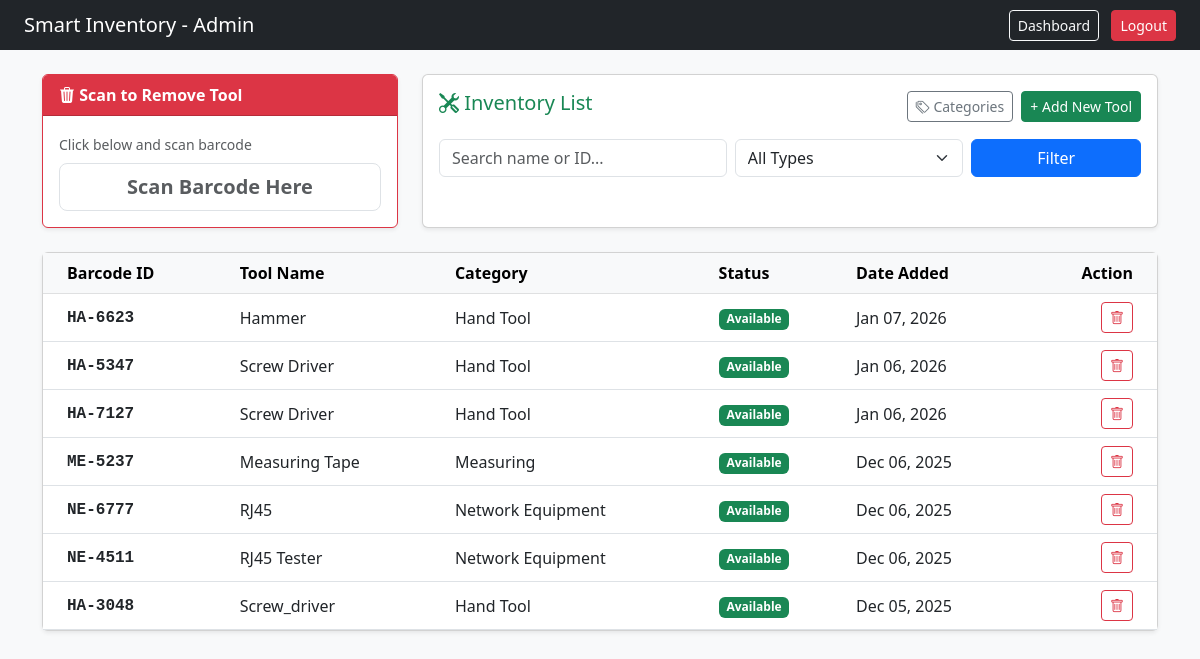
Page /inventory.php (signed in) on the earlier database version.
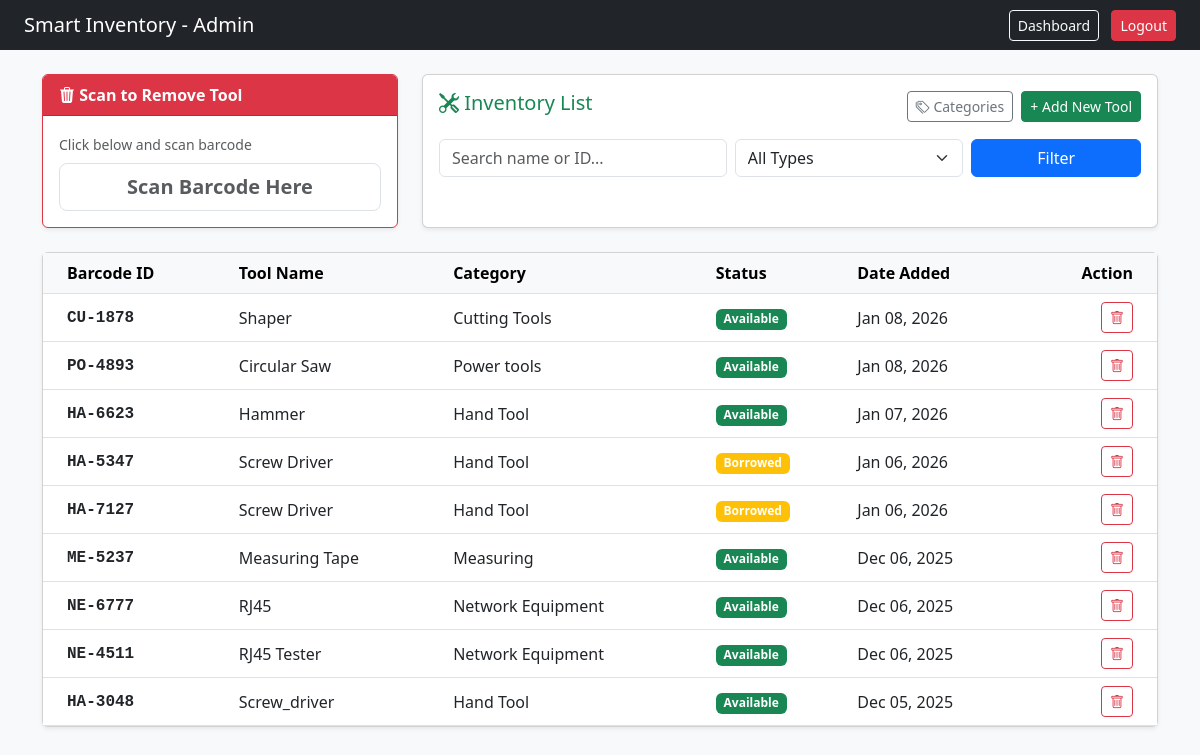
Same page on the later database version.
### tables this page shows
CREATE TABLE `tools` (
  `tool_id` int(11) NOT NULL,
  `barcode` varchar(50) NOT NULL,
  `tool_name` varchar(100) NOT NULL,
  `category` varchar(50) NOT NULL,
  `status` enum('Available','Borrowed','Maintenance','Lost') DEFAULT 'Available',
  `created_at` timestamp NOT NULL DEFAULT current_timestamp()
);

### inventory.php (the view, shortened to what the changed rows need)
<?php
include "db_conn.php";
$sql = "SELECT * FROM tools WHERE 1=1";
$sql .= " ORDER BY created_at DESC";
$result = mysqli_query($conn, $sql);
?>
<!DOCTYPE html>
<html>
<head>
    <link href="https://cdn.jsdelivr.net/npm/bootstrap@5.3.0/dist/css/bootstrap.min.css" rel="stylesheet">
    <link rel="stylesheet" href="https://cdn.jsdelivr.net/npm/bootstrap-icons@1.10.0/font/bootstrap-icons.css">
</head>
<body class="bg-light">
    <div class="container mt-4">
        <div class="card shadow-sm mt-4">
            <div class="card-body p-0">
                <div class="table-responsive">
                    <table class="table table-hover mb-0 align-middle">
                        <thead class="table-light">
                            <tr>
                                <th class="ps-4">Barcode ID</th>
                                <th>Tool Name</th>
                                <th>Category</th>
                                <th>Status</th>
                                <th>Date Added</th>
                                <th class="text-end pe-4">Action</th>
                            </tr>
                        </thead>
                        <tbody>
                            <?php
                            if (mysqli_num_rows($result) > 0) {
                                while ($row = mysqli_fetch_assoc($result)) {
                                    $status_color = 'success';
                                    if($row['status'] == 'Borrowed') $status_color = 'warning';
                            ?>
                                <tr>
                                    <td class="ps-4 fw-bold font-monospace"><?php echo $row['barcode']; ?></td>
                                    <td><?php echo $row['tool_name']; ?></td>
                                    <td><?php echo $row['category']; ?></td>
                                    <td><span class="badge bg-<?php echo $status_color; ?>"><?php echo $row['status']; ?></span></td>
                                    <td><?php echo date('M d, Y', strtotime($row['created_at'])); ?></td>
                                    <td class="text-end pe-4">
                                        <a href="tool_action.php?delete_id=<?php echo $row['tool_id']; ?>"
                                           class="btn btn-sm btn-outline-danger"
                                           onclick="return confirm('Are you sure you want to permanently remove this tool?');">
                                            <i class="bi bi-trash"></i>
                                        </a>
                                    </td>
                                </tr>
                            <?php
                                }
                            } else {
                                echo "<tr><td colspan='6' class='text-center py-4 text-muted'>No tools found matching your filters.</td></tr>";
                            }
                            ?>
                        </tbody>
                    </table>
                </div>
            </div>
        </div>
    </div>
</body>
</html>

Differences in the rows shown:
added tools: barcode "CU-1878", tool_name "Shaper", category "Cutting Tools", status "Available", created_at "Jan 08, 2026"
added tools: barcode "PO-4893", tool_name "Circular Saw", category "Power tools", status "Available", created_at "Jan 08, 2026"
changed tools "HA-5347": status "Available" → "Borrowed"
changed tools "HA-7127": status "Available" → "Borrowed"
